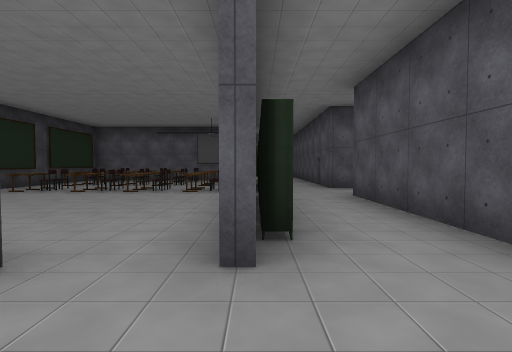
View 1 (above)

24 first-person views from a walk through a 3-D level made in the Unity game engine. The camera is 1.4 m above the floor, tilts 2° down and sees 80° across. The floor is counted in squares, 2.65 m on a side. Each view is taken from the middle of a square. On the plan, view 1 faces up. The plan holds only what a view shows up to about 9 squares ahead; the rest is blank. The player character is not drawn. Some animated figures are not drawn. Some surface patterns are stand-ins.

View 2
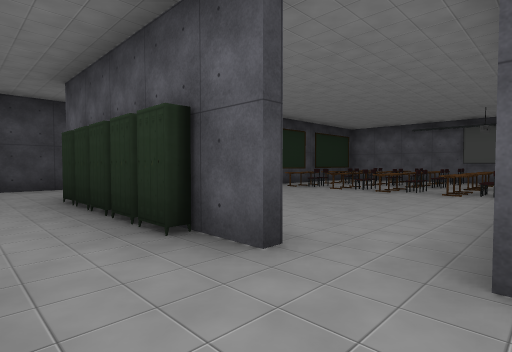

View 3
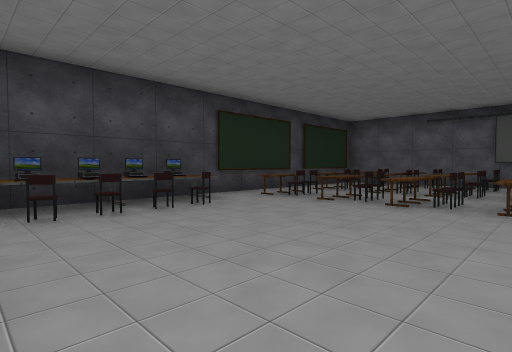

View 4
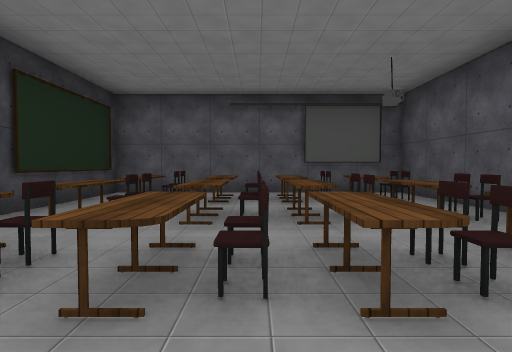

View 5
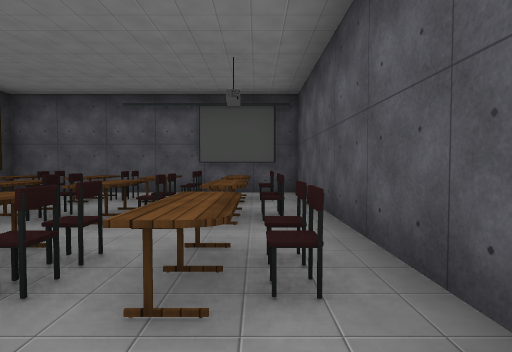

View 6
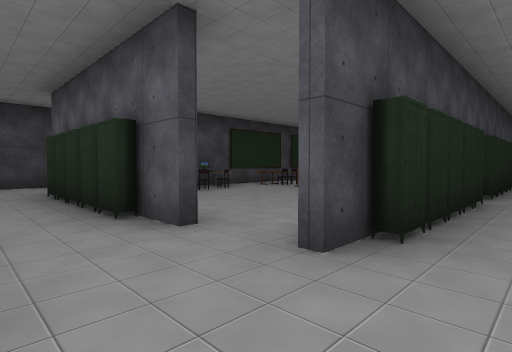

View 7
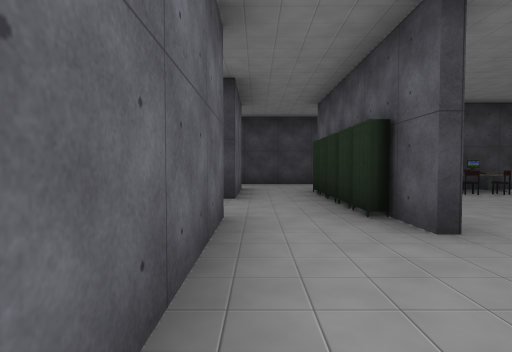

View 8
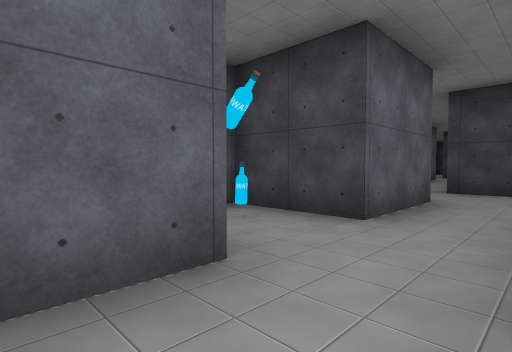

View 9
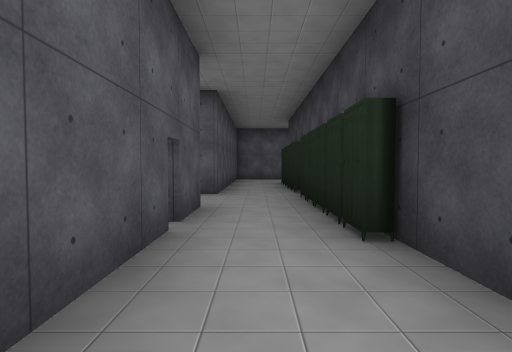

View 10
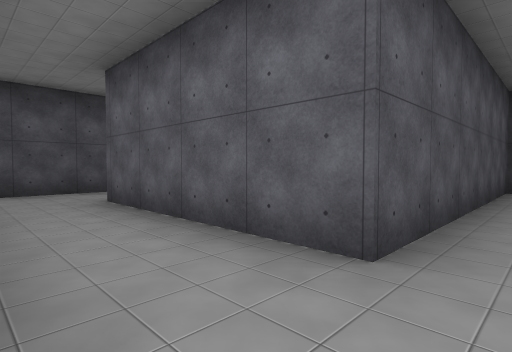

View 11
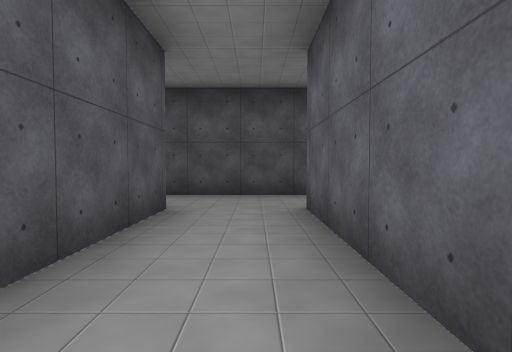

View 12
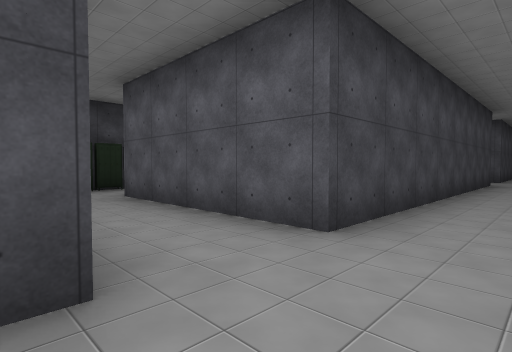

View 13
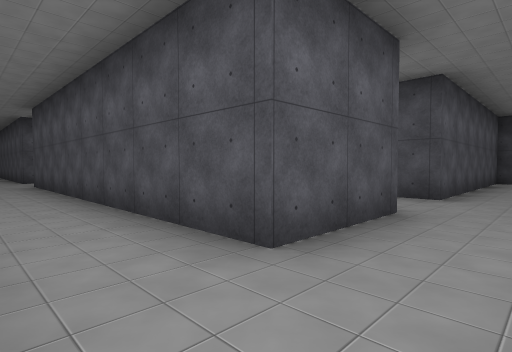

View 14
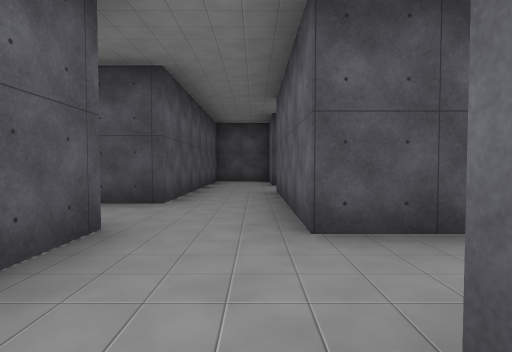

View 15
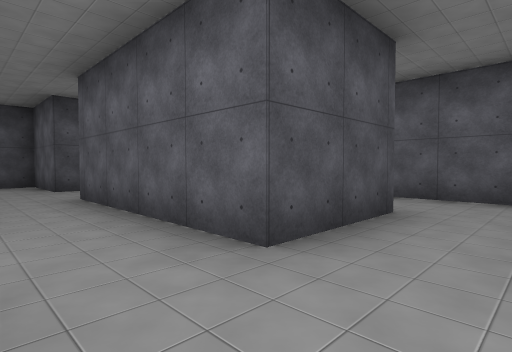

View 16
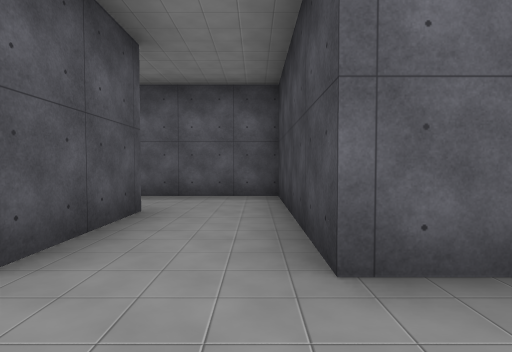

View 17
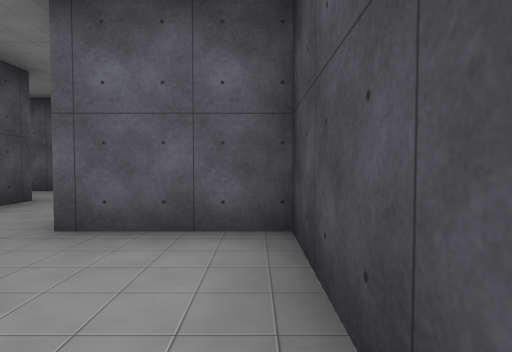

View 18
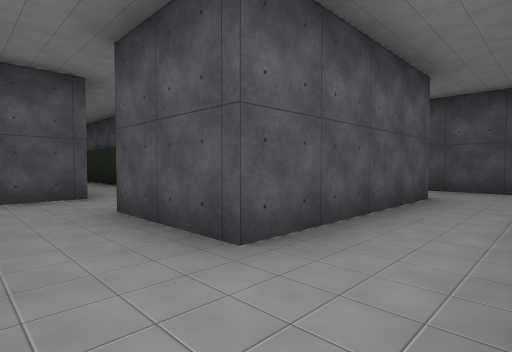

View 19
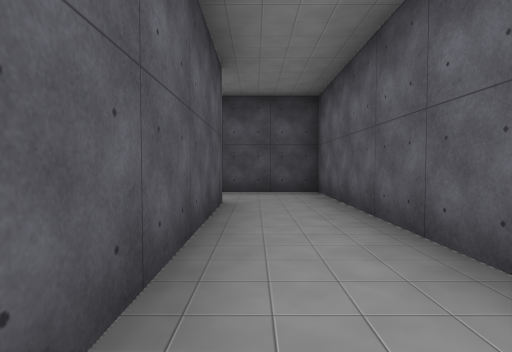

View 20
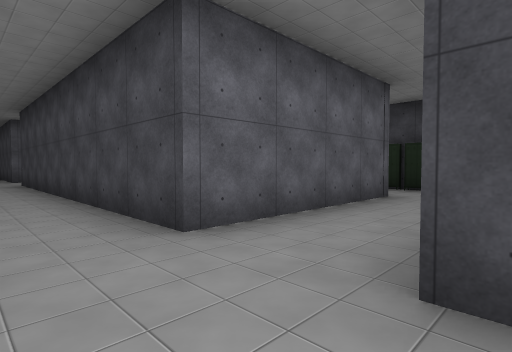

View 21
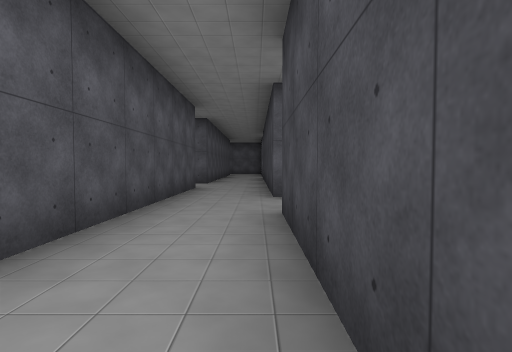

View 22
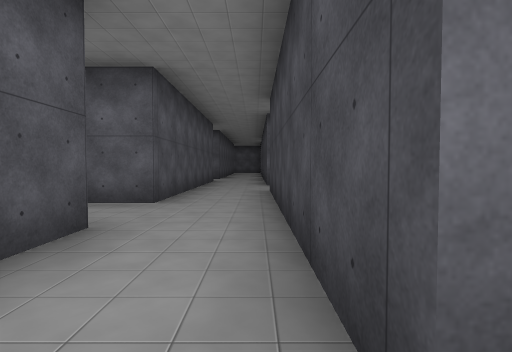

View 23
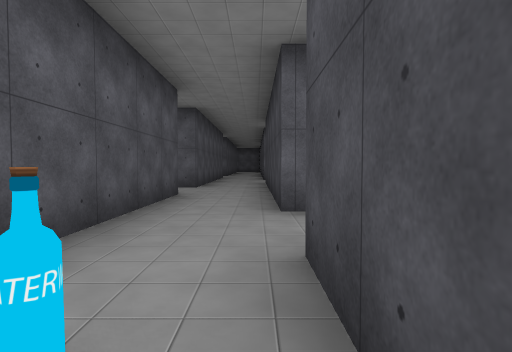

View 24
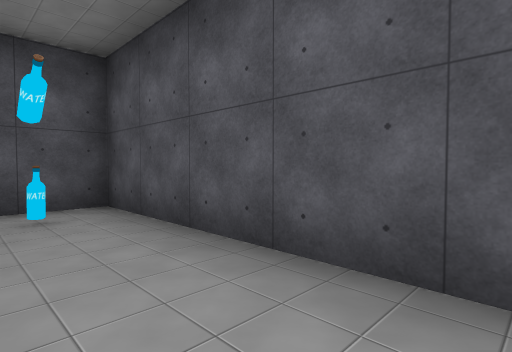

### Floor plan
Ten units are one square. View 1 is at (0, 0); x grows to the right and y downward. Boxes are objects, and circles mark ways between rooms. Rooms are numbered by the first view taken in them; rooms with no view inside come last. Other rooms are left out.
<svg viewBox="-75 -266 249 293">
<path fill="none" stroke="#000" d="M-57 -35 -57 -24M-2 -94 -2 -109 -57 -109 -57 -64M17 -71 17 -82M17 -85 17 -102M-38 3 -38 22M-21 3 17 3 17 -54M74 -55 74 -111M74 -128 74 -155M57 -149 57 -71 17 -71M17 -54 57 -54M96 -33 74 -33 74 -55M93 -16 115 -16M112 -33 112 -42M57 -54 57 -16 76 -16M134 5 93 5 93 -16M76 -16 76 22 150 22 150 -16M74 -155 74 -187M57 -185 57 -165M16 -149 57 -149M74 -204 74 -224M57 -226 57 -185M57 -258 57 -241M74 -224 74 -261 62 -261M150 -16 169 -16 169 -33 112 -33M115 -16 134 -16"/>
<rect x="-55" y="-75" width="10" height="20" fill="#bbb"><title>table</title></rect>
<rect x="-55" y="-85" width="10" height="10" fill="#bbb"><title>table</title></rect>
<rect x="-55" y="-105" width="10" height="10" fill="#bbb"><title>other object</title></rect>
<rect x="-45" y="-15" width="10" height="10" fill="#bbb"><title>locker</title></rect>
<rect x="-45" y="-35" width="10" height="10" fill="#bbb"><title>chair</title></rect>
<rect x="-45" y="-45" width="10" height="10" fill="#bbb"><title>chair</title></rect>
<rect x="-45" y="-65" width="10" height="10" fill="#bbb"><title>chair</title></rect>
<rect x="-45" y="-75" width="10" height="10" fill="#bbb"><title>chair</title></rect>
<rect x="-45" y="-85" width="10" height="10" fill="#bbb"><title>chair</title></rect>
<rect x="-45" y="-105" width="10" height="10" fill="#bbb"><title>other object</title></rect>
<rect x="-35" y="5" width="10" height="10" fill="#bbb"><title>other object</title></rect>
<rect x="-35" y="-15" width="10" height="10" fill="#bbb"><title>locker</title></rect>
<rect x="-35" y="-65" width="10" height="10" fill="#bbb"><title>chair</title></rect>
<rect x="-35" y="-75" width="10" height="10" fill="#bbb"><title>chair</title></rect>
<rect x="-35" y="-85" width="10" height="10" fill="#bbb"><title>table</title></rect>
<rect x="-35" y="-95" width="10" height="10" fill="#bbb"><title>chair</title></rect>
<rect x="-35" y="-105" width="10" height="10" fill="#bbb"><title>other object</title></rect>
<rect x="-25" y="-15" width="10" height="10" fill="#bbb"><title>locker</title></rect>
<rect x="-25" y="-65" width="10" height="10" fill="#bbb"><title>chair</title></rect>
<rect x="-25" y="-75" width="10" height="10" fill="#bbb"><title>chair</title></rect>
<rect x="-25" y="-85" width="10" height="10" fill="#bbb"><title>chair</title></rect>
<rect x="-25" y="-105" width="10" height="10" fill="#bbb"><title>other object</title></rect>
<rect x="-15" y="-65" width="10" height="10" fill="#bbb"><title>chair</title></rect>
<rect x="-15" y="-75" width="10" height="10" fill="#bbb"><title>chair</title></rect>
<rect x="-15" y="-85" width="10" height="10" fill="#bbb"><title>chair</title></rect>
<rect x="-15" y="-95" width="10" height="10" fill="#bbb"><title>table</title></rect>
<rect x="-15" y="-105" width="10" height="10" fill="#bbb"><title>other object</title></rect>
<rect x="-5" y="-25" width="10" height="10" fill="#bbb"><title>locker</title></rect>
<rect x="-5" y="-35" width="10" height="10" fill="#bbb"><title>locker</title></rect>
<rect x="-5" y="-45" width="10" height="10" fill="#bbb"><title>locker</title></rect>
<rect x="-5" y="-55" width="10" height="10" fill="#bbb"><title>locker</title></rect>
<rect x="-5" y="-65" width="10" height="10" fill="#bbb"><title>locker</title></rect>
<rect x="-5" y="-75" width="10" height="10" fill="#bbb"><title>locker</title></rect>
<rect x="-5" y="-85" width="10" height="10" fill="#bbb"><title>locker</title></rect>
<rect x="-5" y="-95" width="10" height="10" fill="#bbb"><title>locker</title></rect>
<rect x="65" y="-255" width="10" height="10" fill="#bbb"><title>other object</title></rect>
<circle cx="10" cy="-60" r="3" fill="#2a7"/>
<circle cx="65" cy="-45" r="3" fill="#2a7"/>
<circle cx="70" cy="-150" r="3" fill="#2a7"/>
<circle cx="85" cy="-5" r="3" fill="#2a7"/>
<circle cx="125" cy="-25" r="3" fill="#2a7"/>
<circle cx="140" cy="-5" r="3" fill="#2a7"/>
<circle cx="65" cy="-175" r="3" fill="#2a7"/>
<circle cx="65" cy="-215" r="3" fill="#2a7"/>
<text x="-30" y="-60">1</text>
<text x="70" y="-90">2</text>
<text x="80" y="-30">3</text>
<text x="110" y="10">4</text>
<text x="50" y="-160">5</text>
<text x="60" y="-210">6</text>
<text x="60" y="-250">7</text>
<text x="140" y="-30">8</text>
</svg>
Room 1 opens to room 2. Room 2 opens to room 3. Room 2 opens to room 5. Room 3 opens to room 4. Room 3 opens to room 8. Room 4 opens to room 8. Room 5 opens to room 6. Room 6 opens to room 7.

Where each view was taken, in squares from view 1:
view 1: 0 up, 0 right, facing up
view 2: 0 up, 0 right, facing up-left
view 3: 2 up, 1 left, facing up-left
view 4: 5 up, 3 left, facing up
view 5: 5 up, 1 left, facing up
view 6: 0 up, 1 right, facing up-left
view 7: 0 up, 1 right, facing left
view 8: 1 up, 1 left, facing down-left
view 9: 11 up, 1 right, facing down
view 10: 7 up, 1 right, facing down-right
view 11: 6 up, 2 right, facing right
view 12: 5 up, 7 right, facing up-left
view 13: 2 up, 6 right, facing up-right
view 14: 2 up, 7 right, facing right
view 15: 3 up, 8 right, facing down-right
view 16: 3 up, 8 right, facing down
view 17: 4 up, 6 right, facing down
view 18: 2 down, 8 right, facing up-right
view 19: 1 down, 9 right, facing right
view 20: 17 up, 7 right, facing down-left
view 21: 20 up, 6 right, facing down
view 22: 23 up, 6 right, facing down
view 23: 26 up, 6 right, facing down
view 24: 22 up, 6 right, facing up-right
